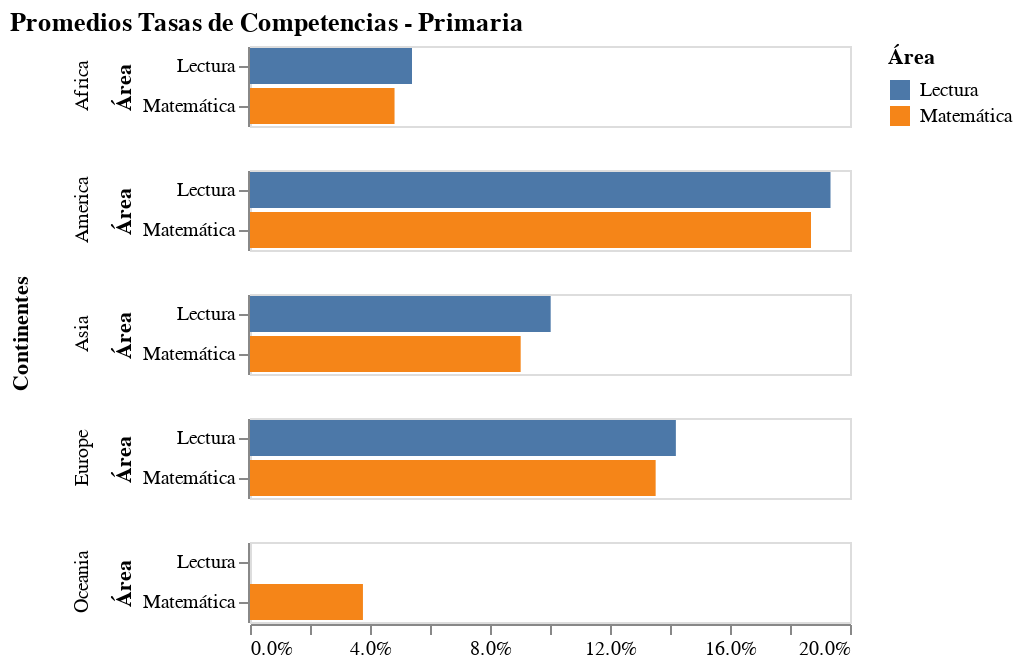

Source (notebook cell):
### Code cell
Grafico_Competencias_Primaria = alt.Chart(Promedios_Tasa_Competencias_Primaria).mark_bar(tooltip=True).encode(
    x=alt.X("Porcentaje:Q", 
        title = "", 
        axis = alt.Axis(format='.1%', grid = False, )),
    y='Área:N',
    color='Área:N',
    row=alt.Row('Continentes'),
).transform_fold(
    as_=['Área', 'Porcentaje'],
    fold=['Lectura', 'Matemática']
).properties(
    title = f"Promedios Tasas de Competencias - Primaria",
 
)#.configure_title(
  #  fontSize = 20,
  #  font = "Arial",
#).configure_view(
#    strokeWidth = 0,)

Grafico_Competencias_Primaria

### Figure 1 — Vega-Lite specification as saved in the notebook (floating-point values rounded to 4 significant figures)
{"config": {"view": {"continuousWidth": 300, "continuousHeight": 300}}, "data": {"name": "data-301acfeeaf721aa0d4118ba1431fa236"}, "mark": {"type": "bar", "tooltip": true}, "encoding": {"color": {"field": "Área", "type": "nominal"}, "row": {"field": "Continentes", "type": "nominal"}, "x": {"axis": {"format": ".1%", "grid": false}, "field": "Porcentaje", "title": "", "type": "quantitative"}, "y": {"field": "Área", "type": "nominal"}}, "title": "Promedios Tasas de Competencias - Primaria", "transform": [{"fold": ["Lectura", "Matemática"], "as": ["Área", "Porcentaje"]}], "$schema": "https://vega.github.io/schema/vega-lite/v5.15.1.json", "datasets": {"data-301acfeeaf721aa0d4118ba1431fa236": [{"Continentes": "Africa", "Lectura": 0.054, "Matemática": 0.04818}, {"Continentes": "America", "Lectura": 0.1935, "Matemática": 0.187}, {"Continentes": "Asia", "Lectura": 0.1002, "Matemática": 0.09023}, {"Continentes": "Europe", "Lectura": 0.142, "Matemática": 0.1352}, {"Continentes": "Oceania", "Lectura": 0.0, "Matemática": 0.03765}]}}
